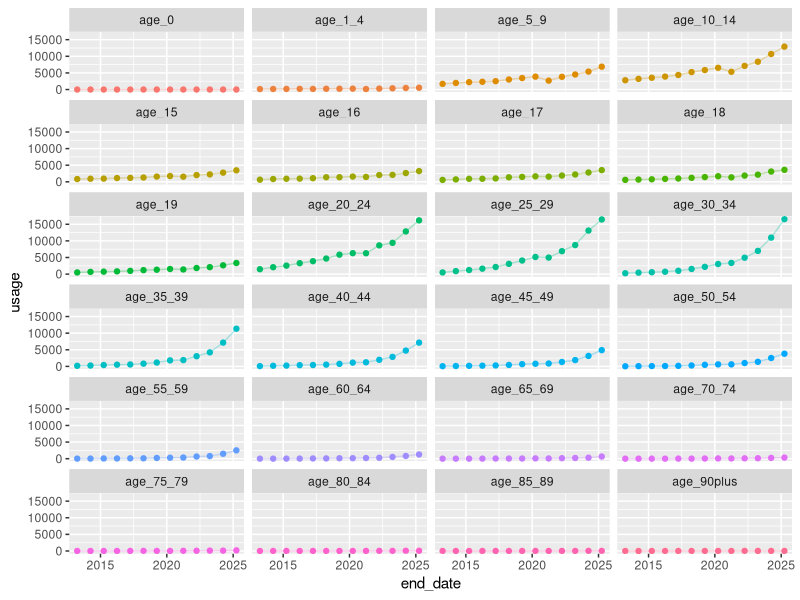
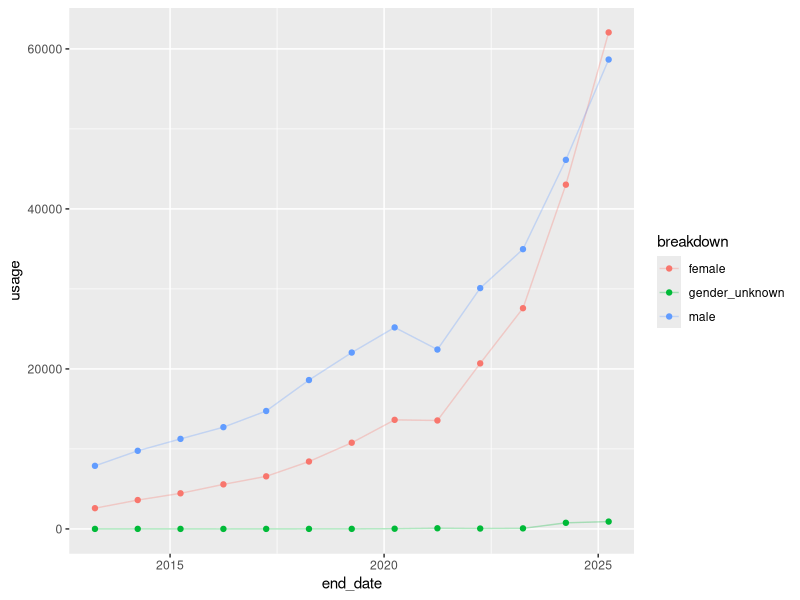
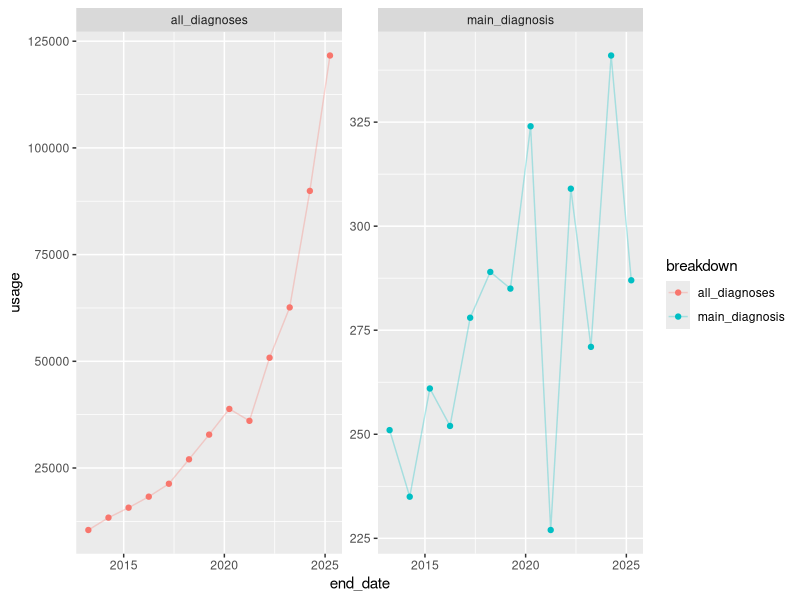

These charts were generated, in order, by the following R code:
## ---- chunk 1
#| output: false
library(tidyverse)
library(here)
icd10_f90_breakdowns <- read_csv(here("output", "opencodecounts", "icd10_f90_breakdowns.csv"))
## ---- chunk 2
icd10_f90_breakdowns |> 
# Only looking at F900 now since it makes up most of the coding activity
  filter(icd10_code == "F900") |> 
  filter(str_starts(breakdown, "age")) |>
  # Turn age bands into factor to ensure correct display order
  mutate(breakdown = factor(
      breakdown,
      levels = unique(breakdown)[order(
        parse_number(unique(breakdown))
      )]
    )) |> 
  ggplot(aes(x = end_date, y = usage, colour = breakdown)) +
  geom_point() +
  geom_line(alpha = .3) +
  theme(legend.position = "none") +
  facet_wrap(~breakdown, ncol = 4)
## ---- chunk 3
icd10_f90_breakdowns |> 
  filter(icd10_code == "F900") |> 
  filter(breakdown %in% c("male", "female", "gender_unknown")) |> 
  ggplot(aes(x = end_date, y = usage, colour = breakdown)) +
  geom_point() +
  geom_line(alpha = .3)
## ---- chunk 4
icd10_f90_breakdowns |> 
  filter(icd10_code == "F900") |> 
  # filter(breakdown %in% c("male", "female")) |> 
  filter(breakdown %in% c("main_diagnosis", "all_diagnoses")) |> 
  # filter(str_starts(breakdown, "age")) |>
  ggplot(aes(x = end_date, y = usage, colour = breakdown)) +
  geom_point() +
  geom_line(alpha = .3) +
  facet_wrap(~breakdown, scales = "free_y")
